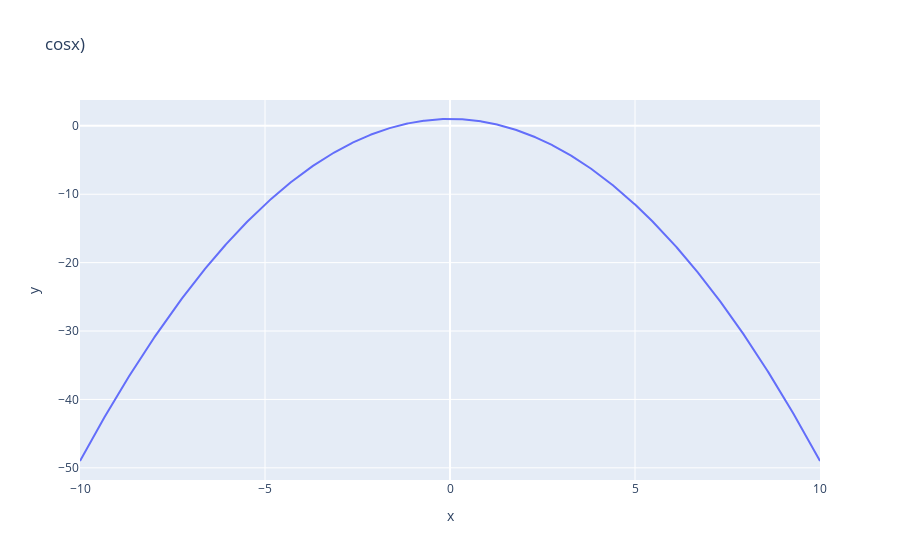

This figure's notebook cell:
### Code cell
def f_degree2(x):
    # Plot degree 2 Taylor polynomial 
    return 1 - x**2 / 2

X = np.linspace(-10,10,1000)
Y = [f_degree2(x) for x in X]

fig = px.line({"x": X, "y":Y}, x="x", y="y", title='cosx)')
fig.show()

### Figure 1 — Plotly figure (JSON) as saved in the notebook; plotly's stock layout.template omitted (floating-point values rounded to 4 significant figures; data arrays with more than 128 entries replaced by an {"elided": "..."} marker saying what was removed)
{"data": [{"hovertemplate": "x=%{x}<br>y=%{y}<extra></extra>", "legendgroup": "", "line": {"color": "#636efa", "dash": "solid"}, "mode": "lines", "name": "", "orientation": "v", "showlegend": false, "type": "scatter", "x": {"elided": "1000 float values"}, "xaxis": "x", "y": {"elided": "1000 float values"}, "yaxis": "y"}], "layout": {"autosize": true, "legend": {"tracegroupgap": 0}, "title": {"text": "cosx)"}, "xaxis": {"anchor": "y", "autorange": true, "domain": [0, 1], "range": [-10, 10], "title": {"text": "x"}, "type": "linear"}, "yaxis": {"anchor": "x", "autorange": true, "domain": [0, 1], "range": [-51.78, 3.778], "title": {"text": "y"}, "type": "linear"}}}
